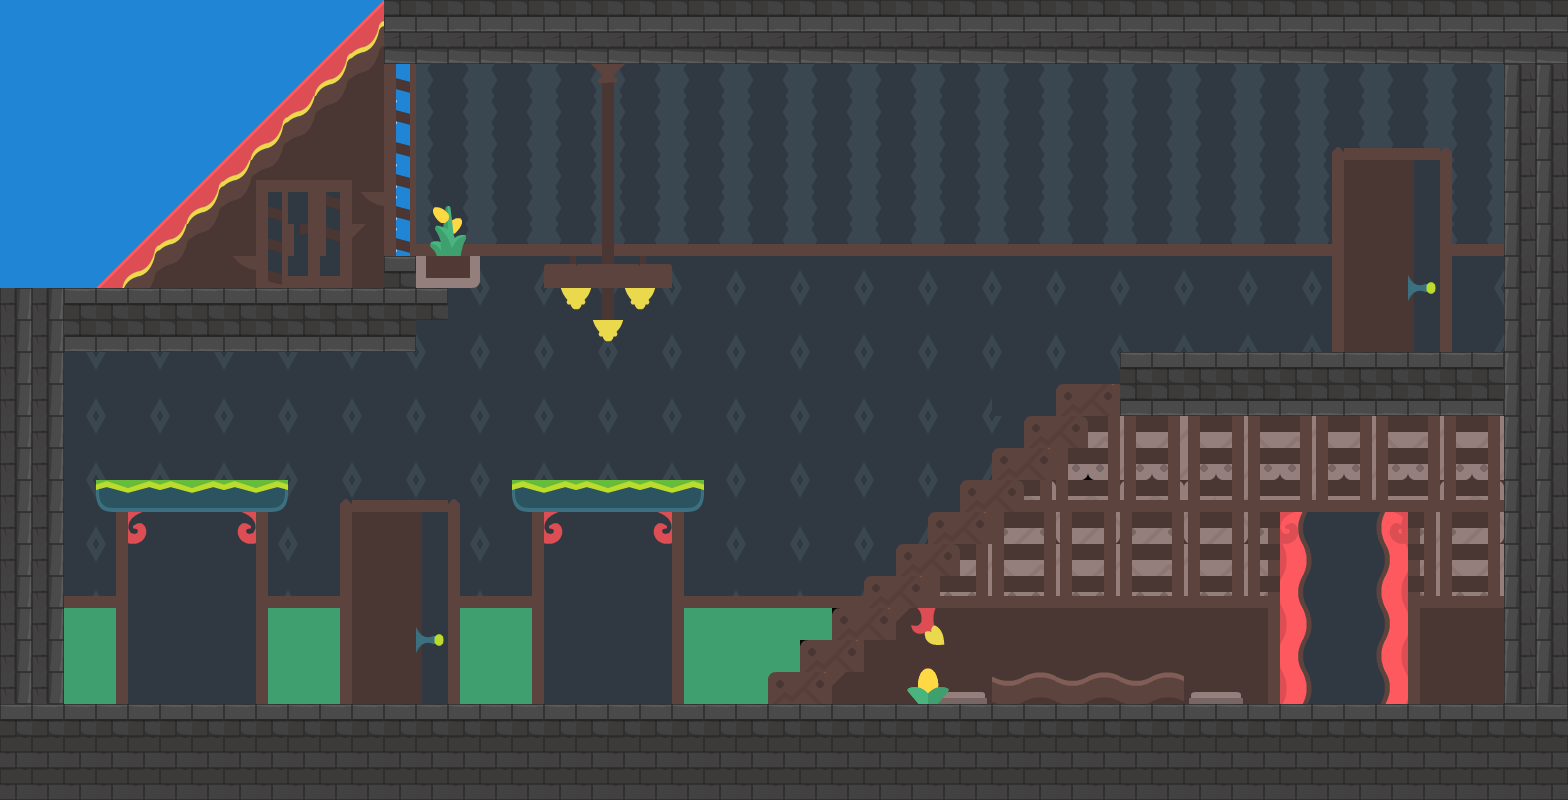

This is a level from a 2D game, rendered from its Tiled map with the project's own tilesets. A one-line summary and the map file follow, with tile-layer data summarised:
An orthogonal 49x25 tile map with 32x32 px tiles, 9 tile layers (bd, roof, bgWall1, framing, ...).

<map version="1.4" tiledversion="1.4.2" orientation="orthogonal" renderorder="right-down" width="49" height="25" tilewidth="32" tileheight="32" infinite="0" nextlayerid="12" nextobjectid="1">
 <editorsettings>
  <export target="../Bathroom/hallwayBG.tmx" format="tmx" />
 </editorsettings>
 <tileset firstgid="1" name="Tilemap_3" tilewidth="32" tileheight="32" tilecount="1056" columns="44">
  <image source="../../tiles/myTiles/Tilemap_3.png" width="1408" height="768" />
 </tileset>
 <layer id="6" name="bd" width="49" height="25">
  <data>[1225 cells, 342 non-empty, 11 distinct tile ids]</data>
 </layer>
 <layer id="4" name="roof" width="49" height="25">
  <data>[1225 cells, 246 non-empty, 19 distinct tile ids]</data>
 </layer>
 <layer id="5" name="bgWall1" width="49" height="25">
  <data>[1225 cells, 808 non-empty, 37 distinct tile ids]</data>
 </layer>
 <layer id="8" name="framing" width="49" height="25">
  <data>[1225 cells, 134 non-empty, 9 distinct tile ids]</data>
 </layer>
 <layer id="2" name="framingBits" width="49" height="25">
  <data>[1225 cells, 104 non-empty, 15 distinct tile ids]</data>
 </layer>
 <layer id="9" name="Tile Layer 9" width="49" height="25">
  <data>[1225 cells, 119 non-empty, 20 distinct tile ids]</data>
 </layer>
 <layer id="3" name="furniture02" width="49" height="25">
  <data>[1225 cells, 48 non-empty, 24 distinct tile ids]</data>
 </layer>
 <layer id="7" name="furniture01" width="49" height="25">
  <data>[1225 cells, 6 non-empty, 6 distinct tile ids]</data>
 </layer>
 <layer id="1" name="platforms" width="49" height="25">
  <data>[1225 cells, 357 non-empty, 7 distinct tile ids]</data>
 </layer>
</map>
